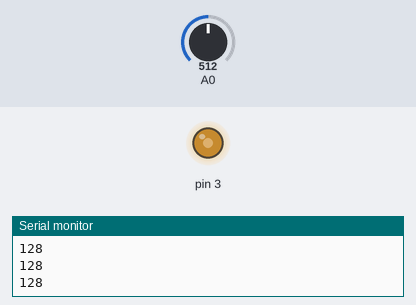
This sketch was run on a simulated Arduino Uno, built with avr-gcc and run on an emulated ATmega328P. Parts: output pins drawn as LEDs (lit = HIGH), the last lines printed to the serial monitor. The test bench sets the inputs (shaded band); at power-on: A0 = 512.

Above: at 1.2 s.
1.3 s: A0 set to 716
At 1.7 s:
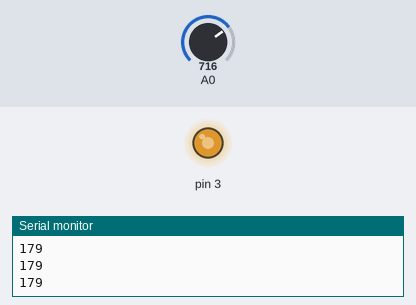
2.8 s: A0 set to 900
At 4.0 s:
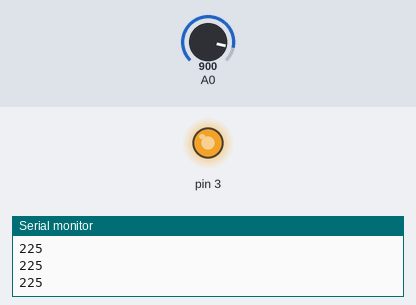
4.3 s: A0 set to 122
At 5.2 s:
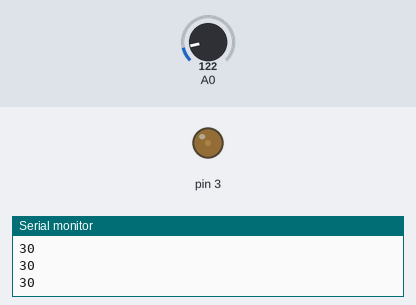
5.8 s: A0 set to 0
At 6.4 s:
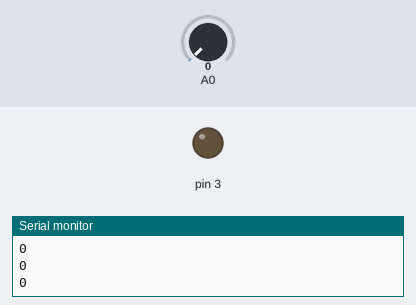
Timing chart, 0 to 8.3 s (numbered marks = the images above; inputs shaded):
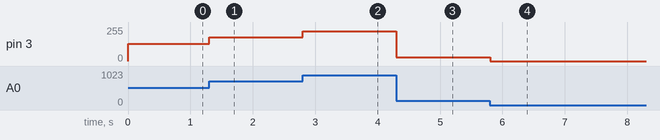

Measured:
- after the input at 1.3 s, pin 3: 128/255 → 179/255 at once
- after the input at 2.8 s, pin 3: 179/255 → 225/255 at once
- after the input at 4.3 s, pin 3: 225/255 → 30/255 at once
- after the input at 5.8 s, pin 3: 30/255 → 0/255 at once

The sketch:

dingsta.ino
```cpp
class Cled {
private:
  int led;

public:
  Cled(int led) {
    this->led = led;
    pinMode(this->led, OUTPUT);
  }

  void einschalten() {
    digitalWrite(this->led, HIGH);
  }

  void ausschalten() {
    digitalWrite(this->led, LOW);
  }

  void dimmen(int wert) {
    analogWrite(this->led, wert);
  }

  void umschalten() {
    digitalWrite(this->led , !digitalRead(this->led));
  }

  bool getZustand() {
    return digitalRead(this->led);
  }
};
class Potentiometer {
private:
  int pin;

public:
  Potentiometer(int pin) {
    this->pin = pin;
    pinMode(this->pin, INPUT);
  }

  int readValue() {
    return analogRead(this->pin);
  }
};

Potentiometer pot1(A0);


Cled led1(3);

void setup() {
  Serial.begin(9600);
  led1.dimmen(0);
}

int wert1 = 0;


void loop() {
Serial.println(pot1.readValue()/4);
int potValue = pot1.readValue();
  led1.dimmen(pot1.readValue()/4);


}
```
